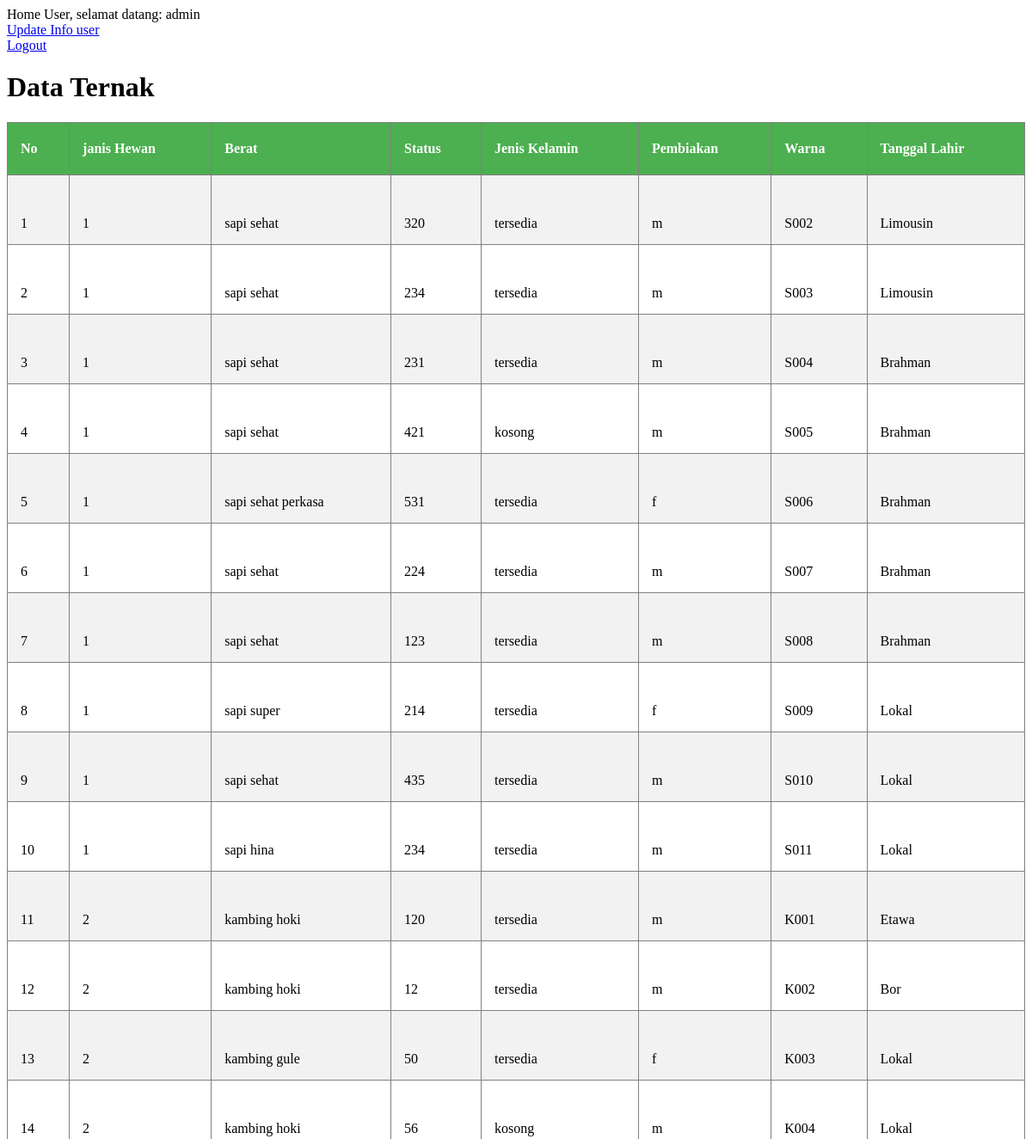
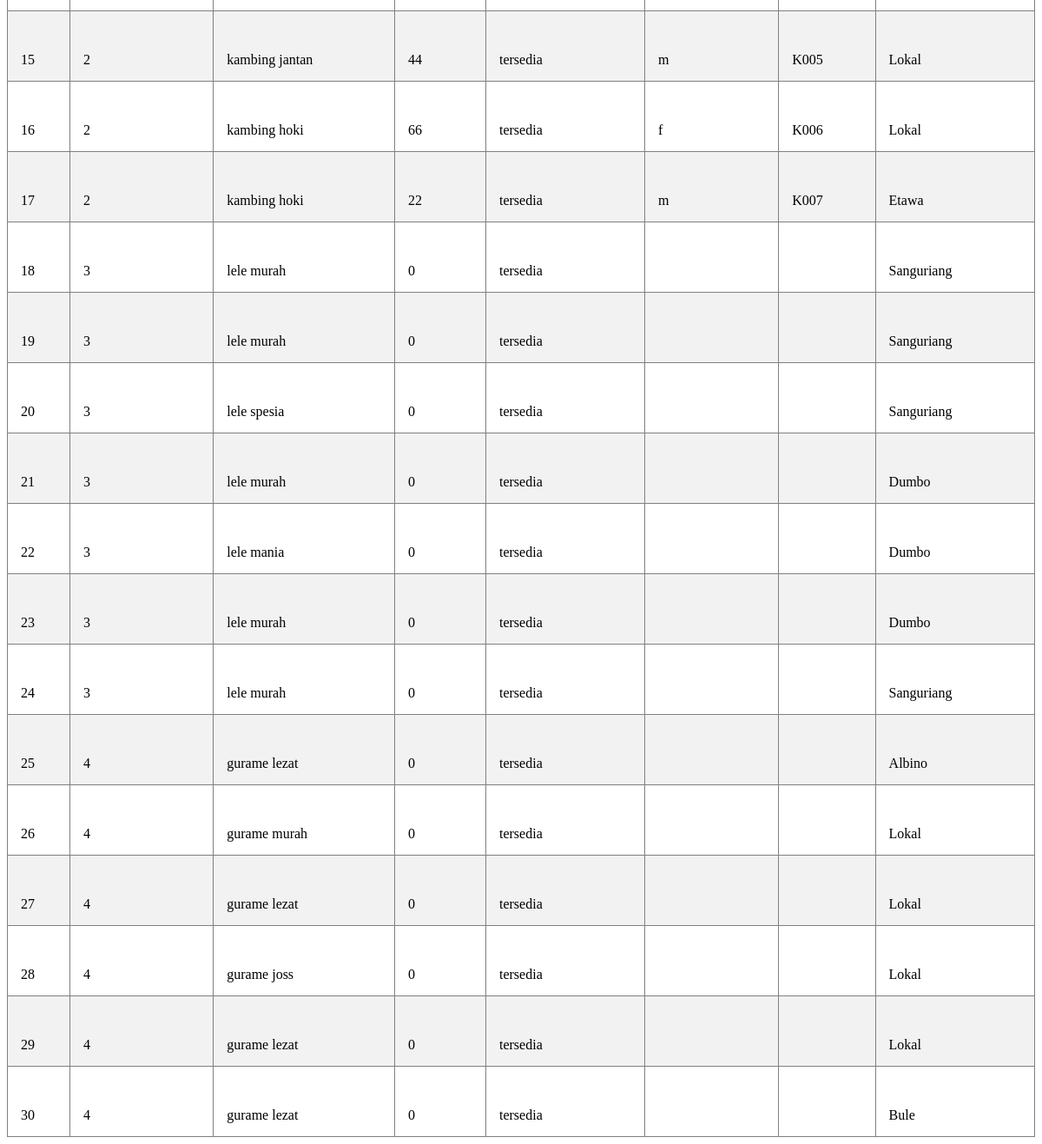
Screenshot of /home_user.php (signed in) with the database file from the repository (2 pictures, top to bottom).
### tables this page shows
CREATE TABLE `animal` (
  `animal_id` int(11) NOT NULL AUTO_INCREMENT,
  `animal_type_id` int(11) unsigned NOT NULL,
  `description` mediumtext,
  `weight` int(10) unsigned DEFAULT NULL,
  `status` varchar(45) DEFAULT NULL,
  `sex` enum('m','f') NOT NULL,
  `eartag` varchar(45) DEFAULT NULL,
  `breed` varchar(45) DEFAULT NULL,
  `color` varchar(45) DEFAULT NULL,
  `born` date NOT NULL,
  PRIMARY KEY (`animal_id`)
);

### home_user.php (the view, shortened to what this page needs)
<!DOCTYPE html>
<html>
    <head>
        <link rel="stylesheet" href="style.css">
    </head>
    <body>
        <?php
        if ($_SESSION['username']) {
            echo "Home User, selamat datang: " . $_SESSION['username'];?>
        <br>
        <a href="update_info_user.php">Update Info user</a><br>
        <a href="logout.php">Logout</a>
        <?php } else {
            header('location: ./login.php');
        }
        ?>
        <h1>Data Ternak</h1>
        <table border="1">
            <tr>
                <th>No</th>
                <th>janis Hewan</th>
                <th>Berat</th>
                <th>Status</th>
                <th>Jenis Kelamin</th>
                <th>Pembiakan</th>
                <th>Warna</th>
                <th>Tanggal Lahir</th>
            </tr>
            <?php
                require 'connection.php';
                $no = 1;
                $query = mysqli_query($conn, "SELECT * FROM animal");
                while ($hasil = mysqli_fetch_array($query)) { ?>
                <tr>
                    <td><?php echo $no++; ?></td>
                    <td><?php echo $hasil[1] ?></td>
                    <td><?php echo $hasil[2] ?></td>
                    <td><?php echo $hasil[3] ?></td>
                    <td><?php echo $hasil[4] ?></td>
                    <td><?php echo $hasil[5] ?></td>
                    <td><?php echo $hasil[6] ?></td>
                    <td><?php echo $hasil[7] ?></td>
                </tr>
                <?php } ?>
        </table>
    </body>
</html>

### style.css (style rules this page uses)
table { border-collapse: collapse; width: 100%; }
th { height: 30px; text-align: left; background-color: #4CAF50; color: white; }
td { height: 50px; vertical-align: bottom; }
th, td { padding: 15px; text-align: left; }
tr:nth-child(even) { background-color: #f2f2f2 }

### rows the page displays
animal: animal_type "1", description "sapi sehat", weight "320", status "tersedia", sex "m", eartag "S002", breed "Limousin"
animal: animal_type "1", description "sapi sehat", weight "234", status "tersedia", sex "m", eartag "S003", breed "Limousin"
animal: animal_type "1", description "sapi sehat", weight "231", status "tersedia", sex "m", eartag "S004", breed "Brahman"
animal: animal_type "1", description "sapi sehat", weight "421", status "kosong", sex "m", eartag "S005", breed "Brahman"
animal: animal_type "1", description "sapi sehat perkasa", weight "531", status "tersedia", sex "f", eartag "S006", breed "Brahman"
animal: animal_type "1", description "sapi sehat", weight "224", status "tersedia", sex "m", eartag "S007", breed "Brahman"
animal: animal_type "1", description "sapi sehat", weight "123", status "tersedia", sex "m", eartag "S008", breed "Brahman"
animal: animal_type "1", description "sapi super", weight "214", status "tersedia", sex "f", eartag "S009", breed "Lokal"
animal: animal_type "1", description "sapi sehat", weight "435", status "tersedia", sex "m", eartag "S010", breed "Lokal"
animal: animal_type "1", description "sapi hina", weight "234", status "tersedia", sex "m", eartag "S011", breed "Lokal"
animal: animal_type "2", description "kambing hoki", weight "120", status "tersedia", sex "m", eartag "K001", breed "Etawa"
animal: animal_type "2", description "kambing hoki", weight "12", status "tersedia", sex "m", eartag "K002", breed "Bor"
animal: animal_type "2", description "kambing gule", weight "50", status "tersedia", sex "f", eartag "K003", breed "Lokal"
animal: animal_type "2", description "kambing hoki", weight "56", status "kosong", sex "m", eartag "K004", breed "Lokal"
animal: animal_type "2", description "kambing jantan", weight "44", status "tersedia", sex "m", eartag "K005", breed "Lokal"
animal: animal_type "2", description "kambing hoki", weight "66", status "tersedia", sex "f", eartag "K006", breed "Lokal"
animal: animal_type "2", description "kambing hoki", weight "22", status "tersedia", sex "m", eartag "K007", breed "Etawa"
animal: animal_type "3", description "lele murah", weight "0", status "tersedia", breed "Sanguriang"
animal: animal_type "3", description "lele murah", weight "0", status "tersedia", breed "Sanguriang"
animal: animal_type "3", description "lele spesia", weight "0", status "tersedia", breed "Sanguriang"
animal: animal_type "3", description "lele murah", weight "0", status "tersedia", breed "Dumbo"
animal: animal_type "3", description "lele mania", weight "0", status "tersedia", breed "Dumbo"
animal: animal_type "3", description "lele murah", weight "0", status "tersedia", breed "Dumbo"
animal: animal_type "3", description "lele murah", weight "0", status "tersedia", breed "Sanguriang"
animal: animal_type "4", description "gurame lezat", weight "0", status "tersedia", breed "Albino"
animal: animal_type "4", description "gurame murah", weight "0", status "tersedia", breed "Lokal"
animal: animal_type "4", description "gurame lezat", weight "0", status "tersedia", breed "Lokal"
animal: animal_type "4", description "gurame joss", weight "0", status "tersedia", breed "Lokal"
animal: animal_type "4", description "gurame lezat", weight "0", status "tersedia", breed "Lokal"
animal: animal_type "4", description "gurame lezat", weight "0", status "tersedia", breed "Bule"

### other values shown
$_SESSION['username'] "admin"
